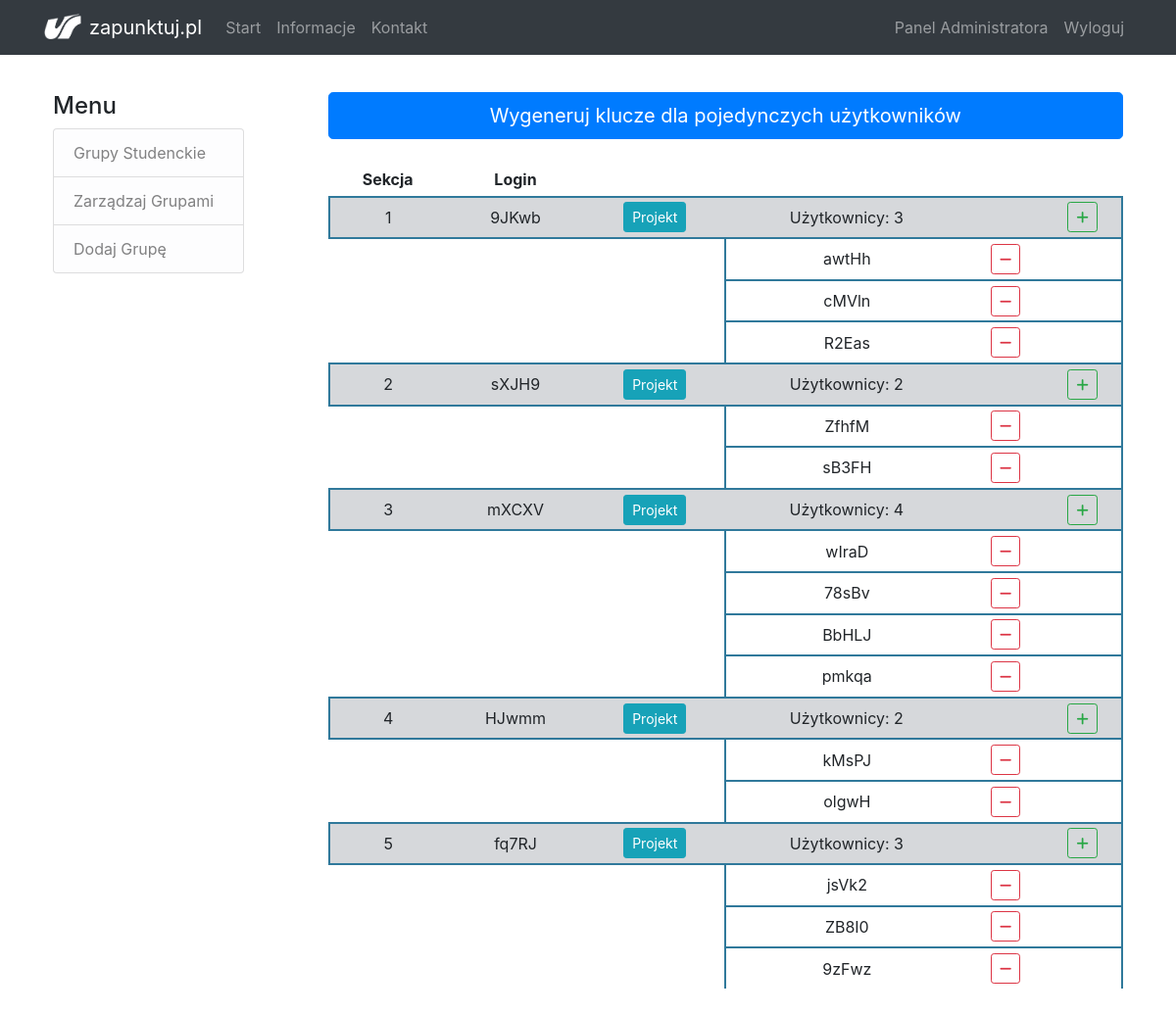
/sections/1 (signed in), run on the app's committed database.
### flaskapp/models.py (models this page shows, shortened)
class User(db.Model, UserMixin):
    id = db.Column(db.Integer, primary_key=True)
    login = db.Column(db.String(20), unique=True, nullable=False)
    is_admin = db.Column(db.Boolean, nullable=False, default=False)
    project = db.relationship('Project', backref='author', lazy=True, cascade="all, delete")
    group_id = db.Column(db.Integer, db.ForeignKey('group.id'), nullable=True)
    did_rate = db.Column(db.Boolean, default=False)

### flaskapp/admin/routes.py (the view)
@admin.route('/sections/<int:group_id>')
@login_required
def sections(group_id):
    if current_user.is_admin:
        group = Group.query.get_or_404(group_id)
        user_groups = list()
        for section in group.users:
            user_groups.append(Group.query.filter_by(name=section.login).first())
        if not group.is_section:
            return redirect((url_for('admin.panel')))
    else:
        flash('Musisz mieć uprawnienia administratora, aby uzyskać dostęp do tej strony', 'warning')
        return redirect(url_for('main.home'))
    return render_template('admin/sections.html', title='Sekcje', group=group, user_groups=user_groups)

### flaskapp/models.py (called while the page is built)
@login_manager.user_loader
def load_user(user_id):
    return User.query.get(int(user_id))

### flaskapp/templates/admin/sections.html (shortened to what this page needs)
{% extends "admin/layout_admin.html" %}
{% block content %}
    <a href="{{ url_for('admin.create_section_keys', group_id=group.id) }}"> <button type="button" class="btn btn-primary btn-lg btn-block">Wygeneruj klucze dla pojedynczych użytkowników</button> </a>
    <br>
    <table class="table table-sm text-center align-middle ">
        <thead>
            <tr>
                <th scope="col" class="border-bottom border-thick">Sekcja</th>
                <th scope="col" class="border-bottom border-thick">Login</th>
                <th colspan="5" class="border-bottom border-thick"></th>
            </tr>
        </thead>
		<tbody>
			{% for section in group.users %}
				<tr class="table-secondary border border-thick">
					<td> {{ loop.index }} </td>
					<td> {{ section.login }} </td>
                    {% if section.project %}
                        <td> <a href="{{ url_for('main.project_view', section_id=section.id) }}"> <button type="button" class="btn btn-sm btn-info">Projekt</button> </a> </td>
                    {% else %}
                        <td> <a> <button type="button" title="Ta sekcja nie udostępniła jeszcze swojego projektu" class="btn btn-sm btn-outline-secondary disabled">Projekt</button> </a> </td>
                    {% endif %}
                    <td>Użytkownicy: {{ user_groups[loop.index0].users|length }}</td>
                    <td></td>
					<td>
                        <a href="{{ url_for('admin.add_user', section_id=section.id) }}"> <button type="button" title="Dodaj użytkownika do sekcji" class="btn btn-sm btn-outline-success"> <i class="fa fa-plus"></i> </button> </a>
					</td>
                </tr>
                {% if user_groups[loop.index0] %}
                    {% for user in user_groups[loop.index0].users %}
                        <tr>
                            <td class="border-0" colspan="3"></td>
                            {% if group %}
                                <td class="border-left border-thick"> {{ user.login }} </td>
                                <td class="border-up border-thick">
                                    <button type="button" title="Usuń użytkownika" class="btn btn-sm btn-outline-danger" data-toggle="modal" data-target="#deleteUserModal" data-user-id={{ user.id }}>
                                        <i class="fa fa-minus"></i>
                                    </button>
                                </td>
                                <td class="border-up border-right border-thick"></td>
                            {% endif %}
                        </tr>
                    {% endfor %}
                {% endif %}
			{% endfor %}
		</tbody>
    </table>
{% endblock content%}

### flaskapp/static/main.css (style rules this page uses)
body { padding-top: 70px; }
.table > tbody > tr > td { vertical-align: middle; }
.border-thick { border-width: 2px !important; border-color: #30799B !important; }
.table th { border: none; }
.fa { opacity: 1; transition: 0.2s; }

### data on the page
User: login "9JKwb", user_groups "3"
User: login "awtHh"
User: login "cMVln"
User: login "R2Eas"
User: login "sXJH9", user_groups "2"
User: login "ZfhfM"
User: login "sB3FH"
User: login "mXCXV", user_groups "4"
User: login "wIraD"
User: login "78sBv"
User: login "BbHLJ"
User: login "pmkqa"
User: login "HJwmm", user_groups "2"
User: login "kMsPJ"
User: login "olgwH"
User: login "fq7RJ", user_groups "3"
User: login "jsVk2"
User: login "ZB8I0"
User: login "9zFwz"
